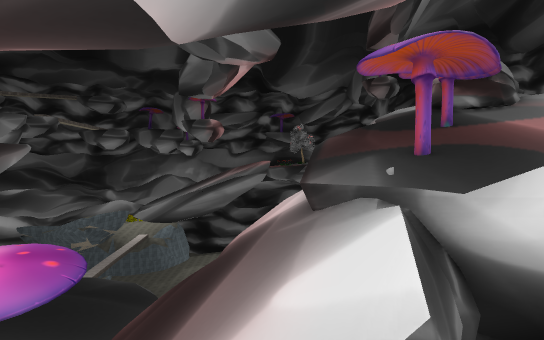
view 1 (above)

21 first-person views from a walk through a 3-D level made in the Unity game engine. The camera is 1.5 m above the floor, tilts 2° down and sees 80° across. The floor is counted in squares, 2 m on a side. Each view is taken from the middle of a square. On the plan, view 1 faces up. The plan holds only what a view shows up to about 11 squares ahead; the rest is blank. The place goes on beyond the plan. The player is left out. Some animated figures are left out. Some surface patterns are stand-ins.

view 2
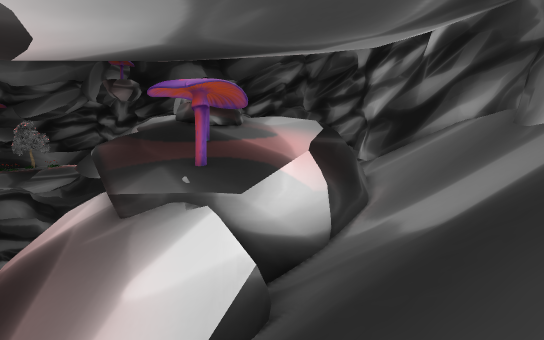

view 3
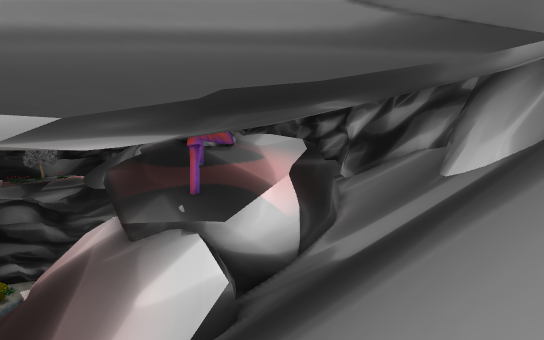

view 4
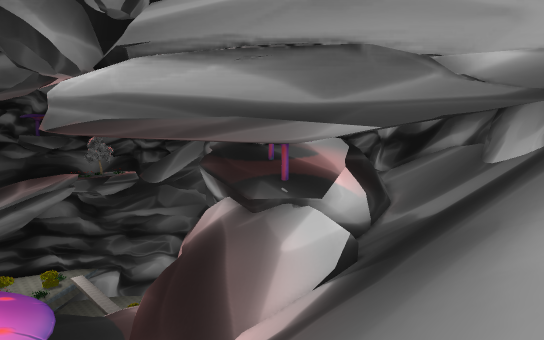

view 5
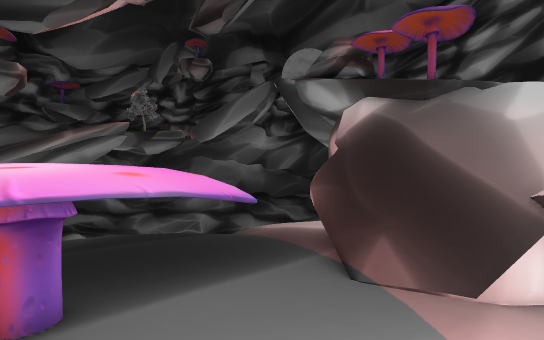

view 6
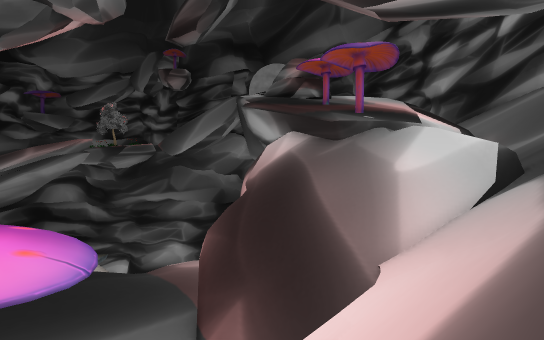

view 7
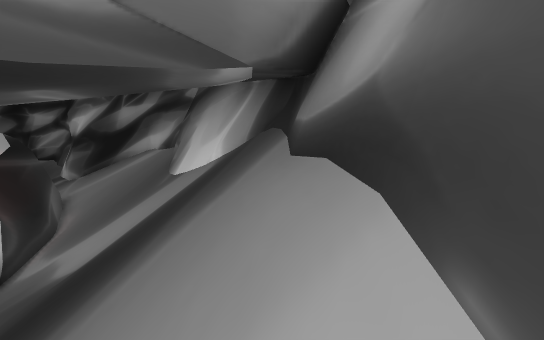

view 8
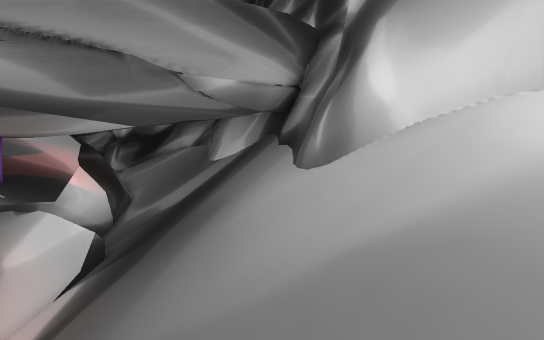

view 9
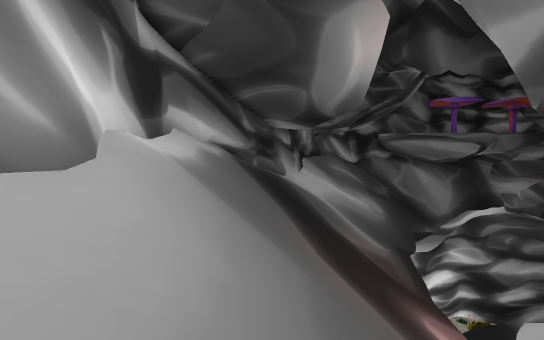

view 10
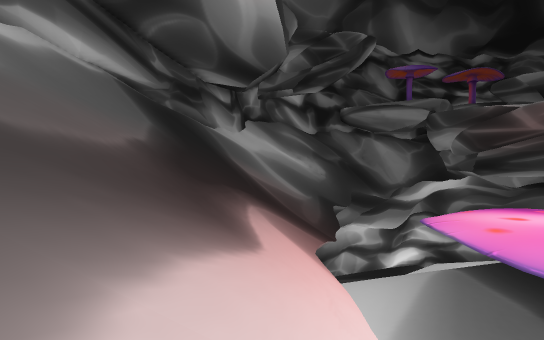

view 11
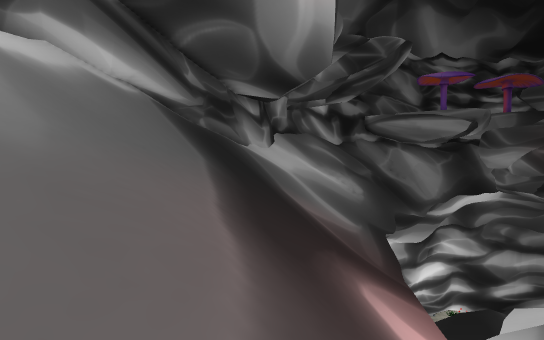

view 12
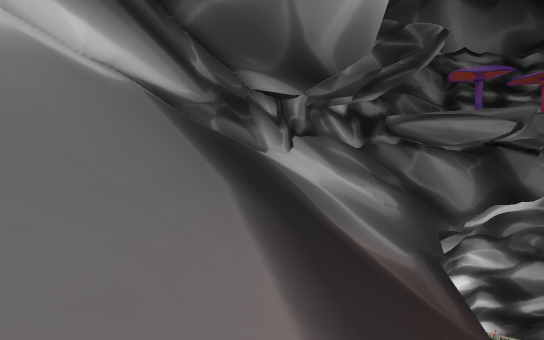

view 13
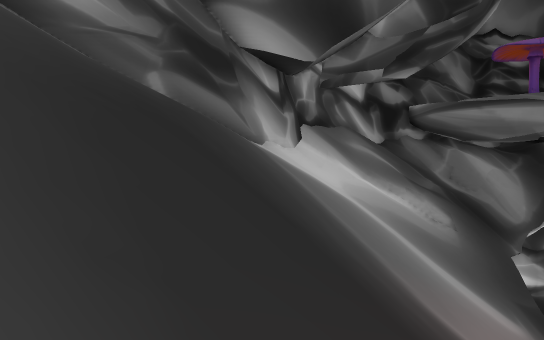

view 14
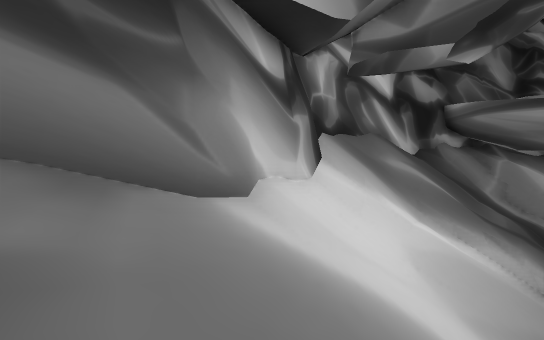

view 15
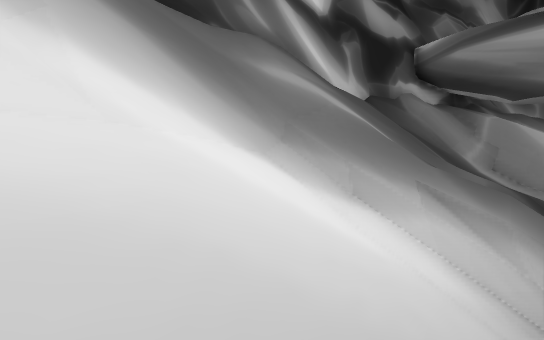

view 16
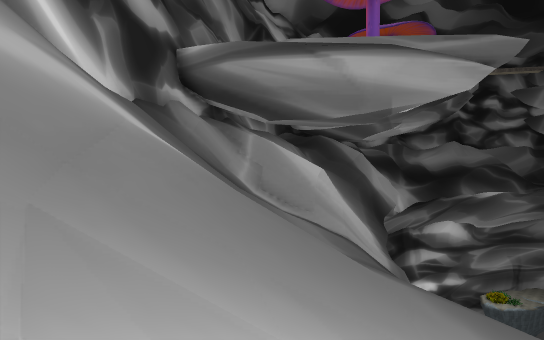

view 17
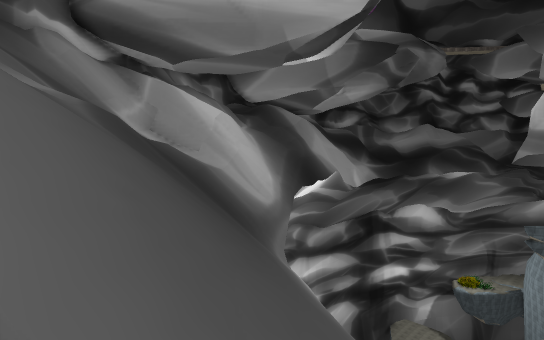

view 18
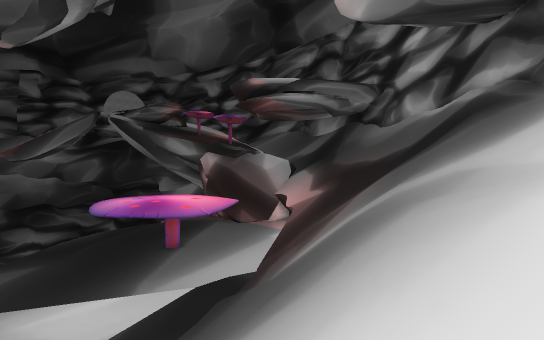

view 19
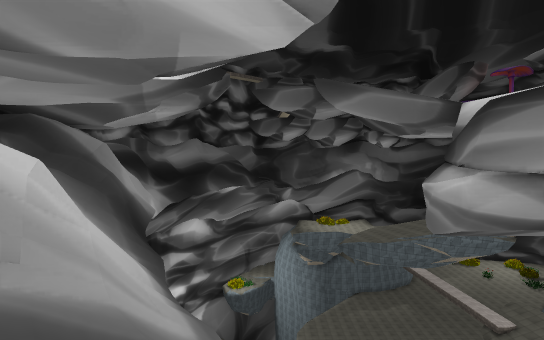

view 20
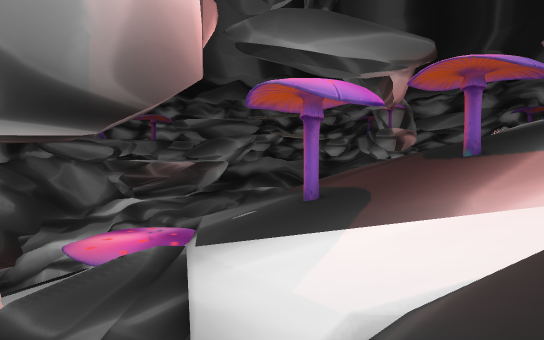

view 21
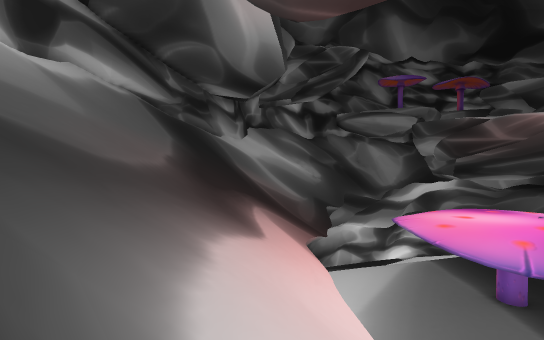

### Floor plan
Key: @ floor where view 1 was taken; # wall or solid block; . main floor; : floor 11 m higher than the main floor; + floor 12.75 m higher than the main floor; * floor 14.25 m higher than the main floor; % floor 16 m higher than the main floor; / step, stairs or slope; = window, fence, low wall or low ledge; ^ raised ledge; v drop or lower ground.
Columns run from 34 left of view 1 to 8 right of it. Each row starts with its distance up from view 1.
 18   v
 17   #
 16   #^
 15   #^                                   **%
 14   ##v                     ...         +***
 13   ##vv             ..     ....       +++**
 12  ###//v           v..     ....v     +++++*
 11 ##///=vv          //.............  v++++#+
 10 ##///=//v         v/..............vv:+++++
  9 #// /////v        =/.....#.......// ::++++
  8 ##//  ////v       ///.........///// :#:+++
  7 #=//////////vv    //........../////## ::++
  6 ## ///////////v    //........./////==#::::
  5  ##/////////////v/v///........//////=##v#==
  4   ##///////////////////.......//////=//#///
  3    ##///=//////////////////////////////////
  2     ##+/v#/////////////////////////////////
  1      ####=/////////////////////////////////
  0         ###///////////////////////@//////#^
 -1           ###//////////////////////////=##
 -2              ^##///////////////////////^^
 -3                 ^##/////////////////#=^#
 -4                   ###///////#^^^^^###
 -5                     #########

Positions as (right, up) in squares from view 1, and headings:
1: (0, 0), facing up
2: (-2, -1), facing up-right
3: (-3, -3), facing up-right
4: (-8, -3), facing up-right
5: (-10, 3), facing up-right
6: (-8, 1), facing up-right
7: (-3, -3), facing right
8: (-9, -3), facing right
9: (-2, -2), facing left
10: (-2, 2), facing left
11: (-4, 0), facing left
12: (-7, -1), facing left
13: (-12, -1), facing left
14: (-17, -1), facing left
15: (-22, 3), facing left
16: (-25, 3), facing up-left
17: (-23, 6), facing up-left
18: (-25, 4), facing right
19: (-28, 7), facing up
20: (8, 2), facing up-left
21: (0, 2), facing left
